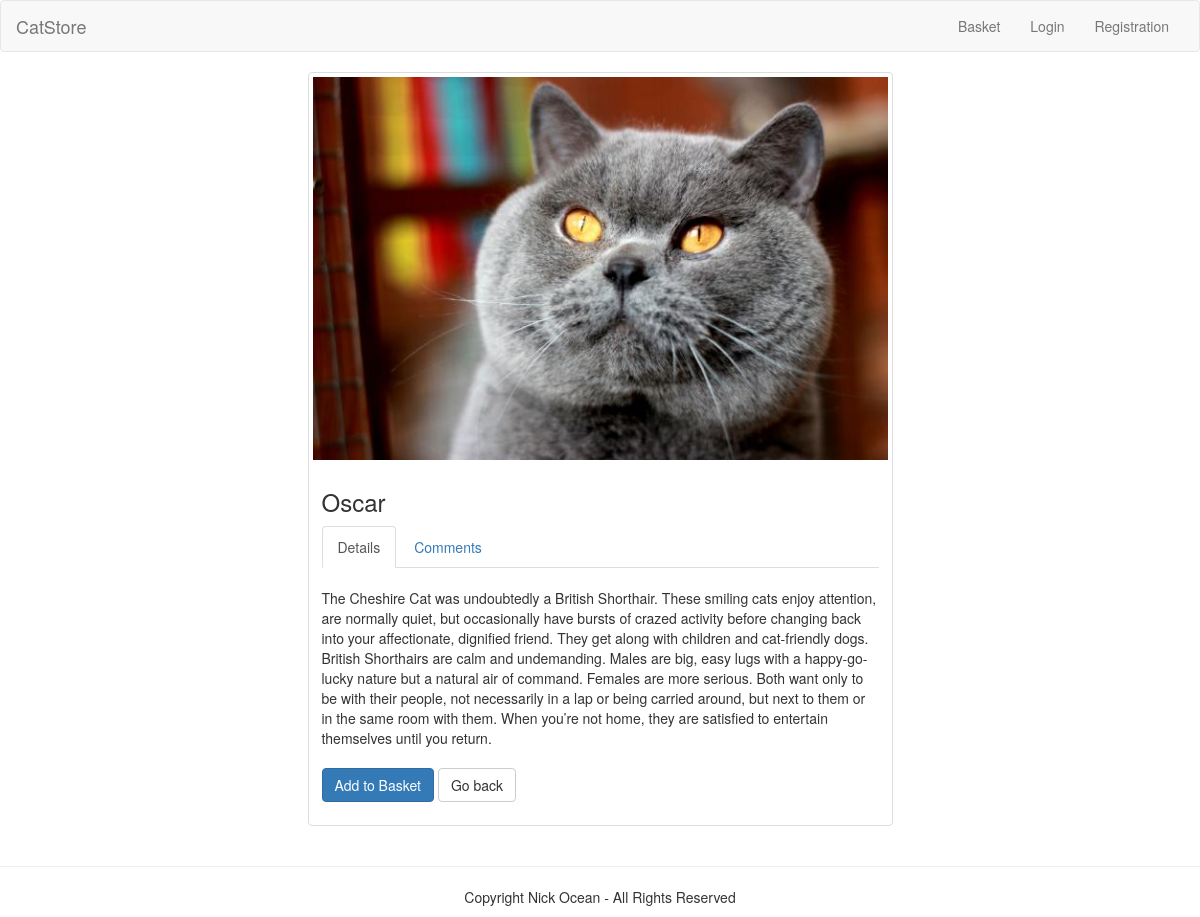
The page /product?id=2 on the database its author committed.
### tables this page shows
CREATE TABLE `products` (
  `id` int(11) NOT NULL AUTO_INCREMENT,
  `name` varchar(255) NOT NULL,
  `description` mediumtext NOT NULL,
  `price` int(11) NOT NULL,
  `created_at` datetime DEFAULT CURRENT_TIMESTAMP,
  `updated_at` datetime DEFAULT NULL ON UPDATE CURRENT_TIMESTAMP,
  `image` varchar(255) NOT NULL,
  PRIMARY KEY (`id`)
);

### app/controllers/ProductController.php (called while the page is built, shortened)
<?php
class ProductController extends Controller
{
    public function product()
    {
        $content = $this->model->getProduct($_GET['id']);
        $comments = $this->model->getComments($_GET['id']);
        $vars = [
            'content' => $content,
            'comments' => $comments
        ];
        $this->view->render('product', $vars);
    }
}

### public/index.php (called while the page is built, shortened)
<?php
$router = new \Src\Router();
$router->run();

### src/Db.php (called while the page is built, shortened)
<?php
class Db
{
    protected $db;
    public function __construct()
    {
        $config = require_once APP . '/config/db.php';
        $this->db = new PDO('mysql:host=' . $config['host'] . ';dbname=' . $config['name'] . ';charset=utf8', $config['user'], $config['password']);
    }
    public function query($sql, $params = [])
    {
        $stmt = $this->db->prepare($sql);
        $stmt->execute();
        return $stmt;
    }
    public function row($sql, $params = [])
    {
        $result = $this->query($sql, $params);
        return $result->fetchAll(PDO::FETCH_ASSOC);
    }
}

### app/config/db.php (called while the page is built)
<?php
return [
    'host' => 'localhost',
    'name' => 'osmachko_db',
    'password' => '321177',
    'user' => 'osmachko'
];

### app/models/Product.php (called while the page is built, shortened)
<?php
class Product extends Model
{
    public function getProduct($id)
    {
        $result = $this->db->row("SELECT * FROM products WHERE id = $id");
        return $result;
    }
}

### src/Model.php (called while the page is built, shortened)
<?php
class Model
{
    public function __construct()
    {
        $this->db = new Db;
    }
}

### app/views/product.php (the view, shortened to what this page needs)
<? require_once "partials/_head.php"; ?>
<body>
<div class="row">
    <div class="col-sm-4 col-md-6 col-md-offset-3">
        <div class="thumbnail">
            <img src="<?= $this->params['content'][0]['image'] ?>" alt="...">
            <div class="caption">
                <h3><?= $this->params['content'][0]['name'] ?></h3>
                <div>
                    <ul class="nav nav-tabs" role="tablist">
                        <li role="presentation" class="active"><a href="#home" aria-controls="home" role="tab" data-toggle="tab">Details</a></li>
                        <li role="presentation"><a href="#messages" aria-controls="messages" role="tab" data-toggle="tab">Comments</a></li>
                    </ul>
                    <div class="tab-content">
                        <div role="tabpanel" class="tab-pane active" id="home"
                             style="margin-top: 20px"><?= $this->params['content'][0]['description'] ?></div>
                        <p><a href="basket?id=<?= $this->params['content'][0]['id'] ?>" class="btn btn-primary" role="button" style="margin-top: 20px">Add to Basket</a>
                            <a href="/" class="btn btn-default" role="button" style="margin-top: 20px">Go back</a></p>
                    </div>
                </div>
            </div>
        </div>
    </div>
</div>
<? require_once "partials/_footer.php" ?>

### rows shown on the page
products: image (picture), name "Oscar", description "The Cheshire Cat was undoubtedly a British Shorthair. These smiling cats enjoy attention, are normally quiet, but occasionally have bursts of crazed activity before changing back into your affectionate, dignified friend. They get along with children and cat-friendly dogs. British Shorthairs are calm and undemanding. Males are big, easy lugs with a happy-go-lucky nature but a natural air of command. Females are more serious. Both want only to be with their people, not necessarily in a lap or being carried around, but next to them or in the same room with them. When you’re not home, they are satisfied to entertain themselves until you return."
